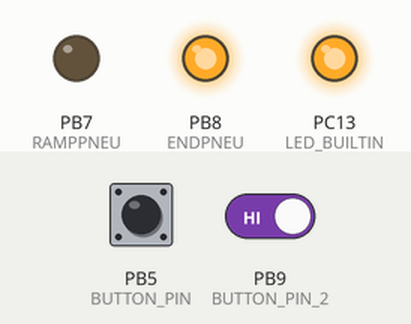
This sketch was run on a simulated STM32 Blue Pill. Shown: output pins drawn as LEDs (lit = HIGH). The test bench sets the inputs (shaded band); at power-on: PB5 (BUTTON_PIN) HIGH, PB9 (BUTTON_PIN_2) HIGH.

Above: at 4.2 s.
4.3 s: PB5 (BUTTON_PIN) pulled LOW for 0.25 s
At 6.1 s:
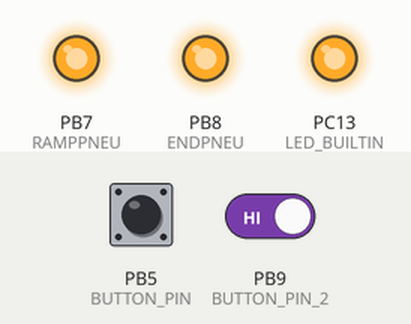
7.5 s: PB5 (BUTTON_PIN) pulled LOW for 3.2 s
13.7 s: PB5 (BUTTON_PIN) pulled LOW for 1 s
At 15.6 s:
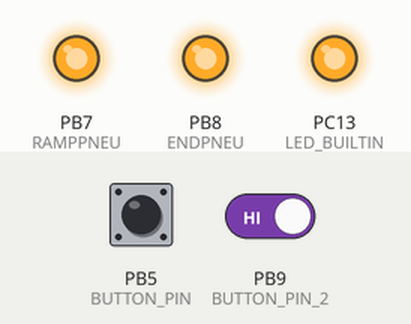
17.7 s: PB5 (BUTTON_PIN) driven LOW and PB9 (BUTTON_PIN_2) driven LOW
At 20.0 s:
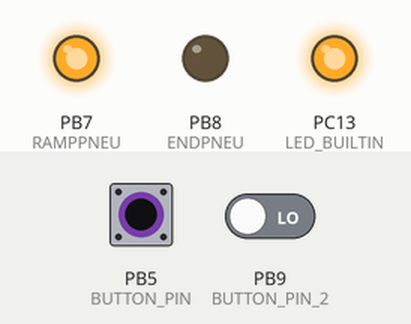
Timing chart, 0 to 21.5 s (numbered marks = the images above; inputs shaded):
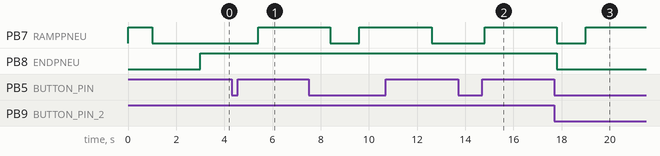

Measured:
- after the input at 4.3 s, PB7 (RAMPPNEU): LOW → HIGH after 1.1 s
- after the input at 13.7 s, PB7 (RAMPPNEU): LOW → HIGH after 1.1 s
- after the input at 17.7 s, PB8 (ENDPNEU): HIGH → LOW after 0.10 s

The sketch:

sketch_jun1a_copy_20230605122009_copy_20230606074550.ino
```cpp
//pin defintions (STM32)
//Not required, but makes it easier to keep track of what does what

#define BUTTON_PIN PB5 //Contact pin 1
#define ENDPNEU PB8 //Relay out (single action solenoid)
#define RAMPPNEU PB7 //Relay out (double-action solenoid)
#define LED_BUILTIN PC13 //Board's built in LED
#define BUTTON_PIN_2 PB9 //Contact pin 2

void setup() {

  //Pin setups
  pinMode(ENDPNEU, OUTPUT);
  pinMode(LED_BUILTIN, OUTPUT);
  pinMode(BUTTON_PIN, INPUT_PULLUP);
  pinMode(RAMPPNEU, OUTPUT);
  pinMode(BUTTON_PIN_2, INPUT_PULLUP);

  //Reset double action pneumatics cycle (with visual indicator)
  digitalWrite(LED_BUILTIN, LOW);
  digitalWrite(RAMPPNEU, HIGH);
  delay(1000);
  digitalWrite(RAMPPNEU, LOW);
  digitalWrite(LED_BUILTIN, HIGH);

  delay(2000);

}

void loop() {

  // Ramp pneumatics relay handeler
  if(!digitalRead(BUTTON_PIN)){ //See if ball is completing the circut
    delay(1000); //Give the ball time to stop
    digitalWrite(RAMPPNEU, HIGH); //Actuate piston
    delay(3000); //Give the ball time to roll down ramp

    digitalWrite(RAMPPNEU, LOW); //Re-lower ramp for testing purposes, !!!remove later!!!
  }

  if(digitalRead(BUTTON_PIN_2)){ //See if ball 2 is completing the other circut
    digitalWrite(ENDPNEU, HIGH); //Actuate piston
  }
  else {
    digitalWrite(ENDPNEU, LOW); //Release Piston
  }

  delay(200); //delay between each cycle of the loop

}
```
